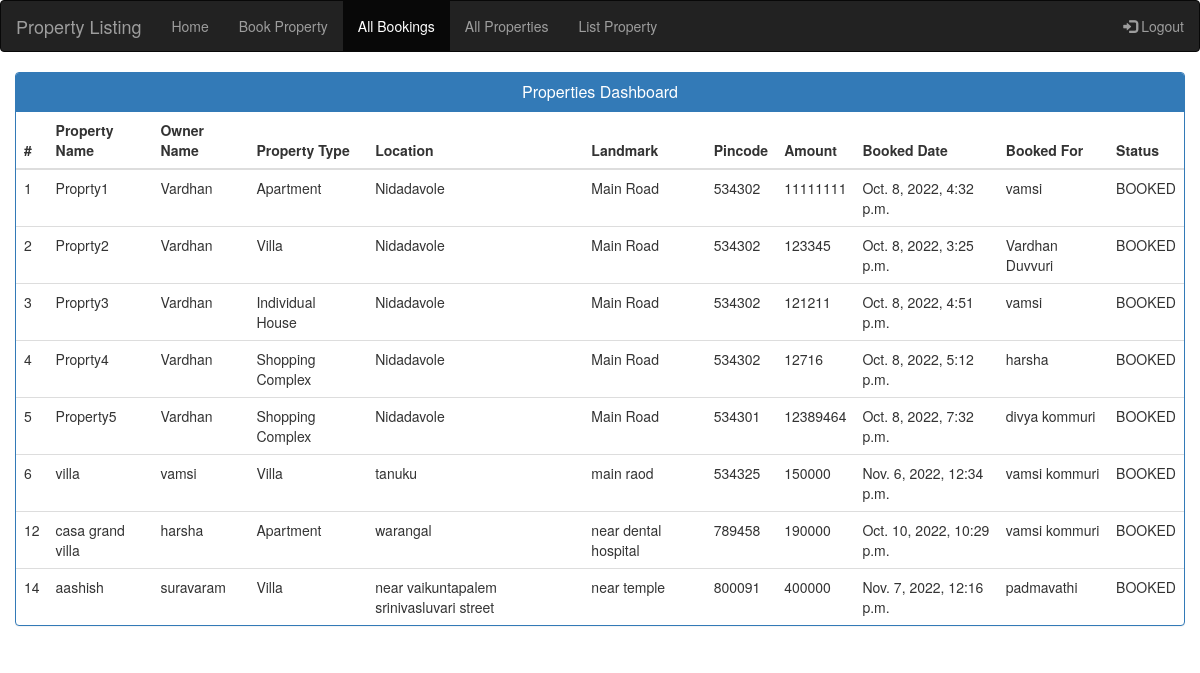
Page /properties/purchase_history on the committed database.
### properties/models.py (models this page shows)
class Property(models.Model):
    property_name = models.CharField(max_length=255)
    owner_name = models.CharField(max_length=255)
    location = models.CharField(max_length=255)
    landmark = models.CharField(max_length=255)
    pincode = models.IntegerField()
    created_at = models.DateTimeField(auto_now_add = True)
    updated_at = models.DateTimeField(auto_now = True)
    booked_at = models.DateTimeField(null=True, blank=True, default=None)
    property_type = models.CharField(max_length=255)
    property_status = models.CharField(max_length =100, default="NOT BOOKED")
    buyer = models.CharField(max_length=100, null=True, blank=True, default=None)
    amount = models.IntegerField(null=True, blank=True, default=None)
    objects = PropertyManager()

### properties/views.py (the view)
# urls.py: path(r'/purchase_history', views.bookedDashboard),
def bookedDashboard(request):
    properties = Property.objects.filter(property_status = 'BOOKED')
    return render(request, 'boookedDashboard.html', {
        'properties': properties,
    })

### app/templates/boookedDashboard.html (shortened to what this page needs)
<!DOCTYPE html>
<html lang="en">
<head>
    <meta content="width=device-width, initial-scale=1, shrink-to-fit=no" name="viewport" /> {% load static %}
    <link rel="stylesheet" href=
"https://maxcdn.bootstrapcdn.com/bootstrap/3.4.0/css/bootstrap.min.css"/>
</head>
<body>
    {% include "navbar.html" %}
    <div class="container">
        <div class="row justify-content-center">
            <div class="col-6">
                <div class="panel panel-primary">
					<div class="panel-heading">
						<h3 class="panel-title text-center">Properties Dashboard</h3>
					</div>
					<table class="table table-hover" id="dev-table">
						<thead>
							<tr>
								<th>#</th>
								<th>Property Name</th>
								<th>Owner Name</th>
                                <th>Property Type</th>
								<th>Location</th>
                                <th>Landmark</th>
                                <th>Pincode</th>
                                <th>Amount</th>
                                <th>Booked Date</th>
                                <th>Booked For</th>
                                <th>Status</th>
							</tr>
						</thead>
						<tbody>
                            {% for property in properties %}
							<tr>
								<td>{{property.id}}</td>
								<td>{{property.property_name}}</td>
								<td>{{property.owner_name}}</td>
                                <td>{{property.property_type}}</td>
								<td>{{property.location}}</td>
                                <td>{{property.landmark}}</td>
                                <td>{{property.pincode}}</td>
                                <td>{{property.amount}}</td>
                                <td>{{property.booked_at}}</td>
                                <td>{{property.buyer}}</td>
                                <td>{{property.property_status}}</td>
							</tr>
                            {% endfor %}
						</tbody>
					</table>
				</div>
			</div>
        </div>
    </div>
</body>
</html>

### rows in the picture
Property: id "1", property_name "Proprty1", owner_name "Vardhan", property_type "Apartment", location "Nidadavole", landmark "Main Road", pincode "534302", amount "11111111", booked_at "Oct. 8, 2022, 4:32 p.m.", buyer "vamsi", property_status "BOOKED"
Property: id "2", property_name "Proprty2", owner_name "Vardhan", property_type "Villa", location "Nidadavole", landmark "Main Road", pincode "534302", amount "123345", booked_at "Oct. 8, 2022, 3:25 p.m.", buyer "Vardhan Duvvuri", property_status "BOOKED"
Property: id "3", property_name "Proprty3", owner_name "Vardhan", property_type "Individual House", location "Nidadavole", landmark "Main Road", pincode "534302", amount "121211", booked_at "Oct. 8, 2022, 4:51 p.m.", buyer "vamsi", property_status "BOOKED"
Property: id "4", property_name "Proprty4", owner_name "Vardhan", property_type "Shopping Complex", location "Nidadavole", landmark "Main Road", pincode "534302", amount "12716", booked_at "Oct. 8, 2022, 5:12 p.m.", buyer "harsha", property_status "BOOKED"
Property: id "5", property_name "Property5", owner_name "Vardhan", property_type "Shopping Complex", location "Nidadavole", landmark "Main Road", pincode "534301", amount "12389464", booked_at "Oct. 8, 2022, 7:32 p.m.", buyer "divya kommuri", property_status "BOOKED"
Property: id "6", property_name "villa", owner_name "vamsi", property_type "Villa", location "tanuku", landmark "main raod", pincode "534325", amount "150000", booked_at "Nov. 6, 2022, 12:34 p.m.", buyer "vamsi kommuri", property_status "BOOKED"
Property: id "12", property_name "casa grand villa", owner_name "harsha", property_type "Apartment", location "warangal", landmark "near dental hospital", pincode "789458", amount "190000", booked_at "Oct. 10, 2022, 10:29 p.m.", buyer "vamsi kommuri", property_status "BOOKED"
Property: id "14", property_name "aashish", owner_name "suravaram", property_type "Villa", location "near vaikuntapalem srinivasluvari street", landmark "near temple", pincode "800091", amount "400000", booked_at "Nov. 7, 2022, 12:16 p.m.", buyer "padmavathi", property_status "BOOKED"
